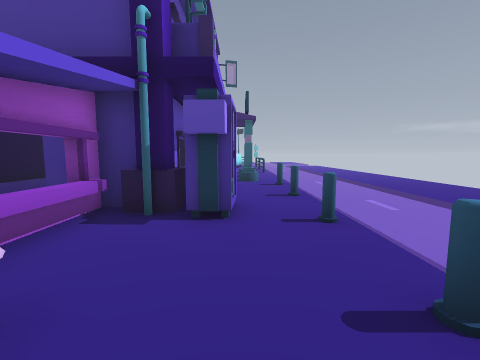
view 1 (above)

20 first-person views from a walk through a Godot game level. The camera is 1.2 m above the floor, tilts 6° down and sees 90° across. The floor is counted in squares, 1 m on a side. Each view is taken from the middle of a square. On the plan, view 1 faces up. The plan holds only what a view shows up to about 12 squares ahead; the rest is blank. The place goes on beyond the plan. Characters and animated objects are not drawn.

view 2
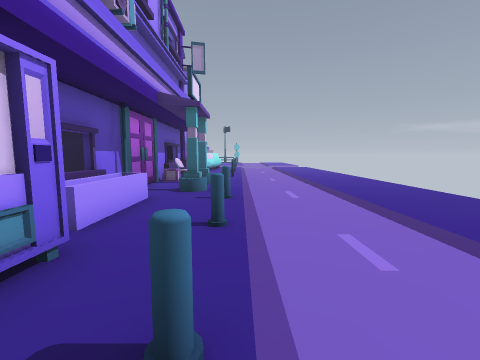

view 3
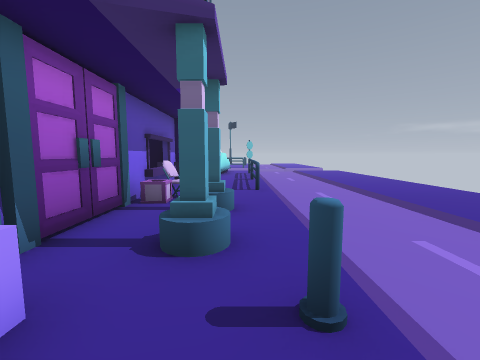

view 4
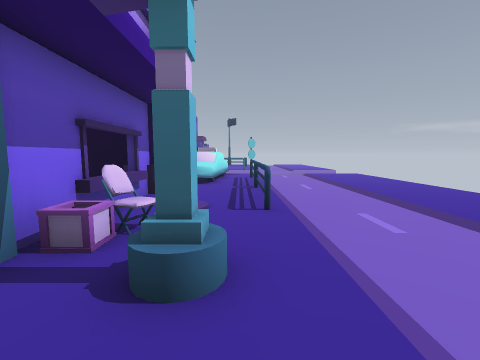

view 5
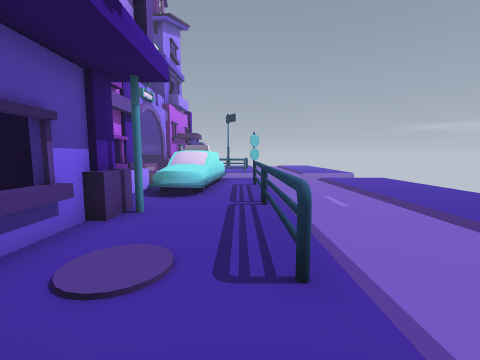

view 6
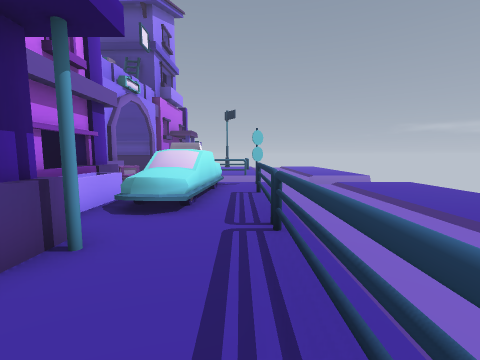

view 7
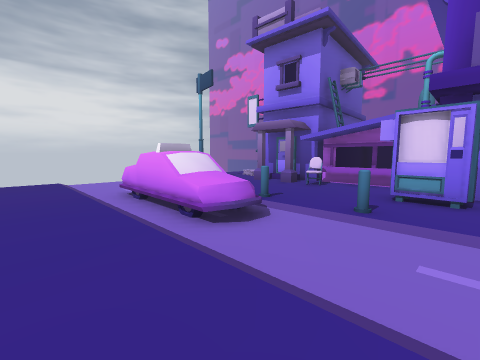

view 8
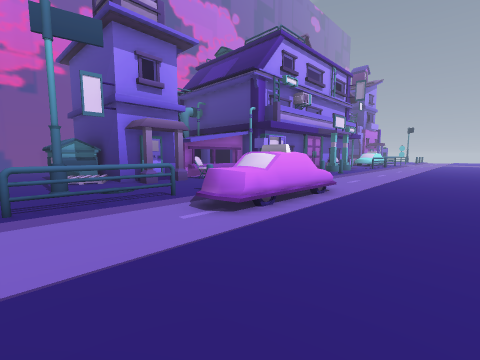

view 9
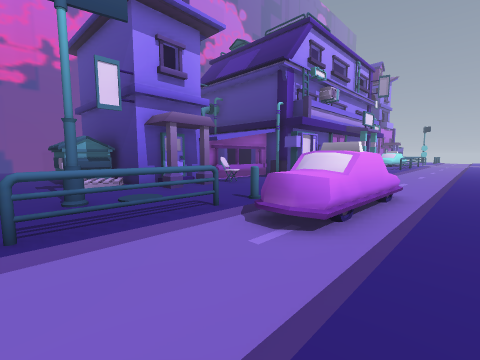

view 10
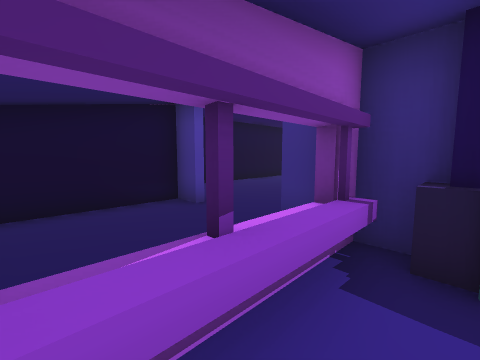

view 11
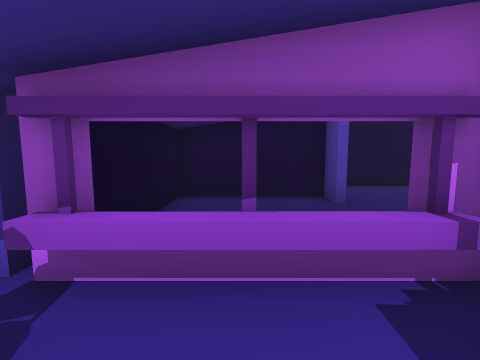

view 12
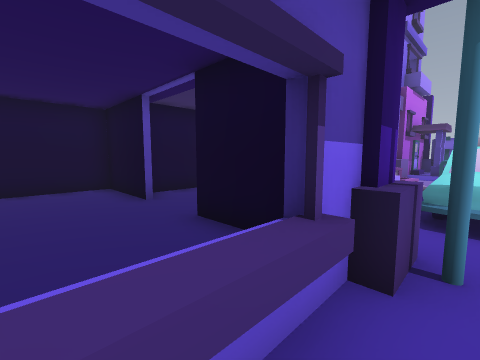

view 13
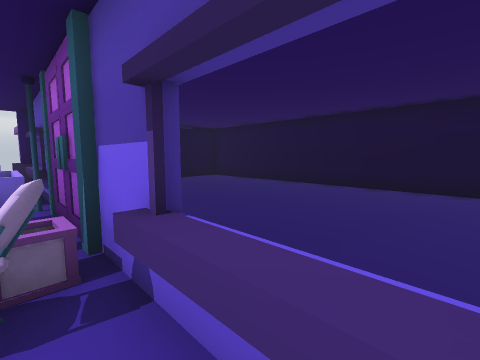

view 14
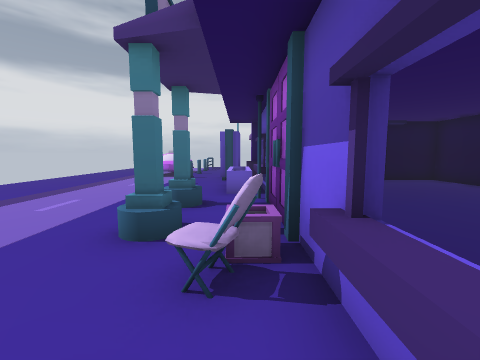

view 15
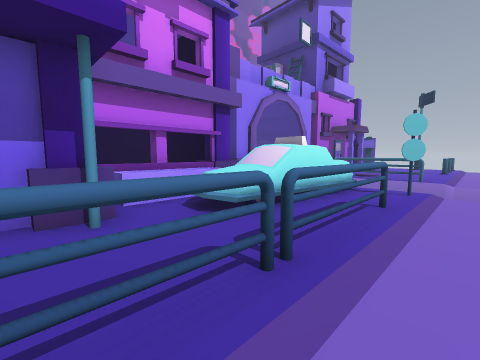

view 16
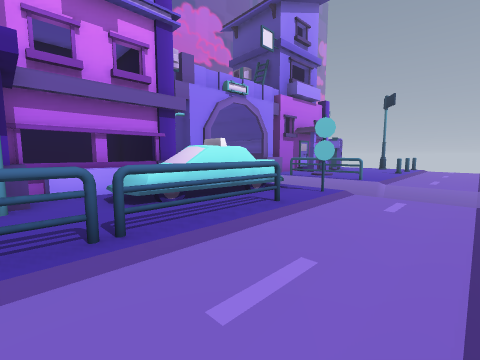

view 17
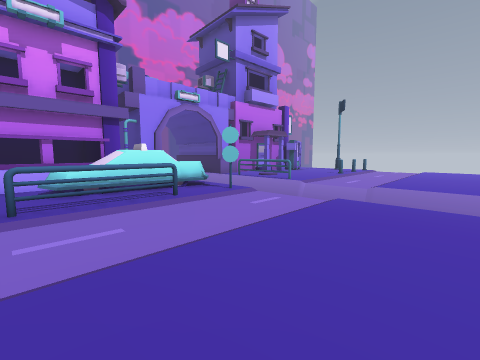

view 18
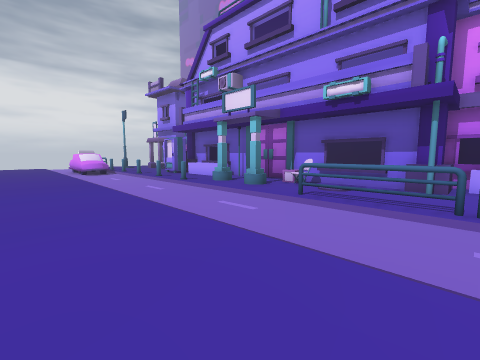

view 19
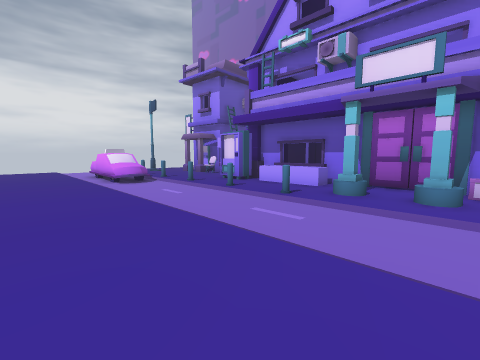

view 20
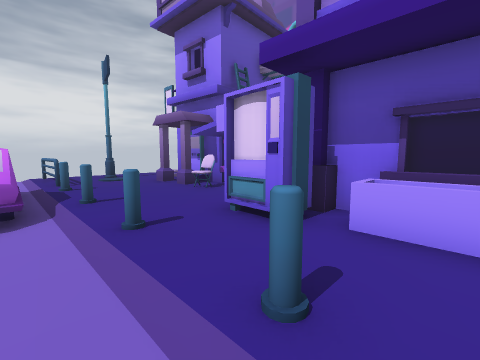

### Floor plan
Key: @ floor where view 1 was taken; # wall or solid block; x gap in a wall; . floor; / step, stairs or slope; = window, fence, low wall or low ledge; ^ raised ledge; v drop or lower ground; T thing the floor can be seen under or through; O other object.
Columns run from 10 left of view 1 to 8 right of it. Each row starts with its distance up from view 1.
 27              v vvvv
 26      ##  ==.#......
 25     ^^^=/==........
 24   ######/##........
 23   #   ##.##.=......
 22   #   ==.==.=......
 21   #   #=.=..=......
 20   #.. ==....x......
 19 #########...=......
 18 #...... #...=......
 17 #...... =...=......
 16 #...... =...=......
 15 #...... #=.........
 14 #...... #..........
 13 #...... #.#........
 12 #...... #..........
 11 #...... #.#........
 10 #.....  #...=......
  9 #....   #^.........
  8 #....   =^.........
  7 #.....  #^..=......
  6 ####..T###.........
  5   ##..T###.........
  4   #... =....=......
  3   #... =.....//....
  2   #... =.....^^....
  1   #######....^^....
  0        ##.@..^^....
 -1        #....=^^....
 -2     #####....^^....
 -3     ##O.....=......
 -4   .###......=......
 -5   .......#..=......
 -6   ..........x......

Positions as (right, up) in squares from view 1, and headings:
1: (0, 0), facing up
2: (2, 3), facing up
3: (1, 8), facing up
4: (1, 11), facing up
5: (1, 14), facing up
6: (1, 16), facing up
7: (7, 6), facing down-left
8: (8, -6), facing up-left
9: (6, -6), facing up-left
10: (-2, 2), facing up-left
11: (-1, 3), facing left
12: (-1, 16), facing up-left
13: (-1, 17), facing down-left
14: (-1, 17), facing down
15: (3, 18), facing up-left
16: (5, 19), facing up-left
17: (8, 20), facing up-left
18: (8, 20), facing down-left
19: (8, 14), facing down-left
20: (3, 8), facing down-left
